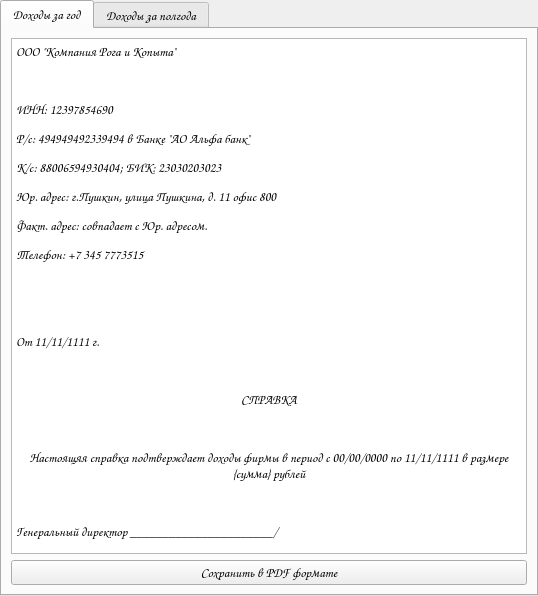
<?xml version="1.0" encoding="UTF-8"?>
<ui version="4.0">
 <class>Form</class>
 <widget class="QWidget" name="Form">
  <property name="windowModality">
   <enum>Qt::ApplicationModal</enum>
  </property>
  <property name="geometry">
   <rect>
    <x>0</x>
    <y>0</y>
    <width>538</width>
    <height>596</height>
   </rect>
  </property>
  <property name="minimumSize">
   <size>
    <width>538</width>
    <height>596</height>
   </size>
  </property>
  <property name="maximumSize">
   <size>
    <width>538</width>
    <height>596</height>
   </size>
  </property>
  <property name="font">
   <font>
    <family>Comic Sans MS</family>
    <pointsize>10</pointsize>
   </font>
  </property>
  <property name="windowTitle">
   <string>Справки</string>
  </property>
  <property name="windowIcon">
   <iconset resource="../image.qrc">
    <normaloff>:/newPrefix/images/python.ico</normaloff>:/newPrefix/images/python.ico</iconset>
  </property>
  <property name="locale">
   <locale language="Russian" country="Russia"/>
  </property>
  <layout class="QGridLayout" name="gridLayout">
   <property name="leftMargin">
    <number>0</number>
   </property>
   <property name="topMargin">
    <number>0</number>
   </property>
   <property name="rightMargin">
    <number>0</number>
   </property>
   <property name="bottomMargin">
    <number>0</number>
   </property>
   <property name="spacing">
    <number>0</number>
   </property>
   <item row="0" column="0">
    <widget class="QTabWidget" name="tabWidget">
     <property name="currentIndex">
      <number>0</number>
     </property>
     <widget class="QWidget" name="tab">
      <attribute name="title">
       <string>Доходы за год</string>
      </attribute>
      <layout class="QGridLayout" name="gridLayout_2">
       <item row="0" column="0">
        <widget class="QTextEdit" name="textEdit">
         <property name="html">
          <string>&lt;!DOCTYPE HTML PUBLIC &quot;-//W3C//DTD HTML 4.0//EN&quot; &quot;http://www.w3.org/TR/REC-html40/strict.dtd&quot;&gt;
&lt;html&gt;&lt;head&gt;&lt;meta name=&quot;qrichtext&quot; content=&quot;1&quot; /&gt;&lt;style type=&quot;text/css&quot;&gt;
p, li { white-space: pre-wrap; }
&lt;/style&gt;&lt;/head&gt;&lt;body style=&quot; font-family:'Comic Sans MS'; font-size:10pt; font-weight:400; font-style:normal;&quot;&gt;
&lt;p style=&quot; margin-top:12px; margin-bottom:12px; margin-left:0px; margin-right:0px; -qt-block-indent:0; text-indent:0px;&quot;&gt;ООО &amp;quot;Компания Рога и Копыта&amp;quot;&lt;/p&gt;
&lt;p style=&quot; margin-top:12px; margin-bottom:12px; margin-left:0px; margin-right:0px; -qt-block-indent:0; text-indent:0px;&quot;&gt; &lt;/p&gt;
&lt;p style=&quot; margin-top:12px; margin-bottom:12px; margin-left:0px; margin-right:0px; -qt-block-indent:0; text-indent:0px;&quot;&gt;ИНН: 12397854690&lt;/p&gt;
&lt;p style=&quot; margin-top:12px; margin-bottom:12px; margin-left:0px; margin-right:0px; -qt-block-indent:0; text-indent:0px;&quot;&gt;Р/c: 494949492339494 в Банке &amp;quot;АО Альфа банк&amp;quot;&lt;/p&gt;
&lt;p style=&quot; margin-top:12px; margin-bottom:12px; margin-left:0px; margin-right:0px; -qt-block-indent:0; text-indent:0px;&quot;&gt;К/с: 88006594930404; БИК: 23030203023&lt;/p&gt;
&lt;p style=&quot; margin-top:12px; margin-bottom:12px; margin-left:0px; margin-right:0px; -qt-block-indent:0; text-indent:0px;&quot;&gt;Юр. адрес: г.Пушкин, улица Пушкина, д. 11 офис 800&lt;/p&gt;
&lt;p style=&quot; margin-top:12px; margin-bottom:12px; margin-left:0px; margin-right:0px; -qt-block-indent:0; text-indent:0px;&quot;&gt;Факт. адрес: совпадает с Юр. адресом.&lt;/p&gt;
&lt;p style=&quot; margin-top:12px; margin-bottom:12px; margin-left:0px; margin-right:0px; -qt-block-indent:0; text-indent:0px;&quot;&gt;Телефон: +7 345 7773515&lt;/p&gt;
&lt;p style=&quot; margin-top:12px; margin-bottom:12px; margin-left:0px; margin-right:0px; -qt-block-indent:0; text-indent:0px;&quot;&gt; &lt;/p&gt;
&lt;p style=&quot; margin-top:12px; margin-bottom:12px; margin-left:0px; margin-right:0px; -qt-block-indent:0; text-indent:0px;&quot;&gt; &lt;/p&gt;
&lt;p style=&quot; margin-top:12px; margin-bottom:12px; margin-left:0px; margin-right:0px; -qt-block-indent:0; text-indent:0px;&quot;&gt;От 11/11/1111 г.&lt;/p&gt;
&lt;p style=&quot; margin-top:12px; margin-bottom:12px; margin-left:0px; margin-right:0px; -qt-block-indent:0; text-indent:0px;&quot;&gt; &lt;/p&gt;
&lt;p align=&quot;center&quot; style=&quot; margin-top:0px; margin-bottom:0px; margin-left:0px; margin-right:0px; -qt-block-indent:0; text-indent:0px;&quot;&gt;&lt;span style=&quot; font-weight:600;&quot;&gt;СПРАВКА&lt;/span&gt;&lt;/p&gt;
&lt;p style=&quot; margin-top:12px; margin-bottom:12px; margin-left:0px; margin-right:0px; -qt-block-indent:0; text-indent:0px;&quot;&gt; &lt;/p&gt;
&lt;p align=&quot;center&quot; style=&quot; margin-top:0px; margin-bottom:0px; margin-left:0px; margin-right:0px; -qt-block-indent:0; text-indent:0px;&quot;&gt;Настоящяя справка подтверждает доходы фирмы в период с 00/00/0000 по 11/11/1111 в размере {сумма} рублей&lt;/p&gt;
&lt;p style=&quot; margin-top:12px; margin-bottom:12px; margin-left:0px; margin-right:0px; -qt-block-indent:0; text-indent:0px;&quot;&gt; &lt;/p&gt;
&lt;p style=&quot; margin-top:12px; margin-bottom:12px; margin-left:0px; margin-right:0px; -qt-block-indent:0; text-indent:0px;&quot;&gt;Генеральный директор ______________________/ &lt;/p&gt;&lt;/body&gt;&lt;/html&gt;</string>
         </property>
        </widget>
       </item>
       <item row="1" column="0">
        <widget class="QPushButton" name="pushButton">
         <property name="text">
          <string>Сохранить в PDF формате</string>
         </property>
        </widget>
       </item>
      </layout>
     </widget>
     <widget class="QWidget" name="tab_2">
      <attribute name="title">
       <string>Доходы за полгода</string>
      </attribute>
      <layout class="QGridLayout" name="gridLayout_3">
       <item row="0" column="0">
        <widget class="QTextEdit" name="textEdit_2">
         <property name="html">
          <string>&lt;!DOCTYPE HTML PUBLIC &quot;-//W3C//DTD HTML 4.0//EN&quot; &quot;http://www.w3.org/TR/REC-html40/strict.dtd&quot;&gt;
&lt;html&gt;&lt;head&gt;&lt;meta name=&quot;qrichtext&quot; content=&quot;1&quot; /&gt;&lt;style type=&quot;text/css&quot;&gt;
p, li { white-space: pre-wrap; }
&lt;/style&gt;&lt;/head&gt;&lt;body style=&quot; font-family:'Comic Sans MS'; font-size:10pt; font-weight:400; font-style:normal;&quot;&gt;
&lt;p style=&quot; margin-top:12px; margin-bottom:12px; margin-left:0px; margin-right:0px; -qt-block-indent:0; text-indent:0px;&quot;&gt;ООО &amp;quot;Компания Рога и Копыта&amp;quot;&lt;/p&gt;
&lt;p style=&quot; margin-top:12px; margin-bottom:12px; margin-left:0px; margin-right:0px; -qt-block-indent:0; text-indent:0px;&quot;&gt; &lt;/p&gt;
&lt;p style=&quot; margin-top:12px; margin-bottom:12px; margin-left:0px; margin-right:0px; -qt-block-indent:0; text-indent:0px;&quot;&gt;ИНН: 12397854690&lt;/p&gt;
&lt;p style=&quot; margin-top:12px; margin-bottom:12px; margin-left:0px; margin-right:0px; -qt-block-indent:0; text-indent:0px;&quot;&gt;Р/c: 494949492339494 в Банке &amp;quot;АО Альфа банк&amp;quot;&lt;/p&gt;
&lt;p style=&quot; margin-top:12px; margin-bottom:12px; margin-left:0px; margin-right:0px; -qt-block-indent:0; text-indent:0px;&quot;&gt;К/с: 88006594930404; БИК: 23030203023&lt;/p&gt;
&lt;p style=&quot; margin-top:12px; margin-bottom:12px; margin-left:0px; margin-right:0px; -qt-block-indent:0; text-indent:0px;&quot;&gt;Юр. адрес: г.Пушкин, улица Пушкина, д. 11 офис 800&lt;/p&gt;
&lt;p style=&quot; margin-top:12px; margin-bottom:12px; margin-left:0px; margin-right:0px; -qt-block-indent:0; text-indent:0px;&quot;&gt;Факт. адрес: совпадает с Юр. адресом.&lt;/p&gt;
&lt;p style=&quot; margin-top:12px; margin-bottom:12px; margin-left:0px; margin-right:0px; -qt-block-indent:0; text-indent:0px;&quot;&gt;Телефон: +7 345 7773515&lt;/p&gt;
&lt;p style=&quot; margin-top:12px; margin-bottom:12px; margin-left:0px; margin-right:0px; -qt-block-indent:0; text-indent:0px;&quot;&gt; &lt;/p&gt;
&lt;p style=&quot; margin-top:12px; margin-bottom:12px; margin-left:0px; margin-right:0px; -qt-block-indent:0; text-indent:0px;&quot;&gt; &lt;/p&gt;
&lt;p style=&quot; margin-top:12px; margin-bottom:12px; margin-left:0px; margin-right:0px; -qt-block-indent:0; text-indent:0px;&quot;&gt;От 11/11/1111 г.&lt;/p&gt;
&lt;p style=&quot; margin-top:12px; margin-bottom:12px; margin-left:0px; margin-right:0px; -qt-block-indent:0; text-indent:0px;&quot;&gt; &lt;/p&gt;
&lt;p align=&quot;center&quot; style=&quot; margin-top:0px; margin-bottom:0px; margin-left:0px; margin-right:0px; -qt-block-indent:0; text-indent:0px;&quot;&gt;&lt;span style=&quot; font-weight:600;&quot;&gt;СПРАВКА&lt;/span&gt;&lt;/p&gt;
&lt;p style=&quot; margin-top:12px; margin-bottom:12px; margin-left:0px; margin-right:0px; -qt-block-indent:0; text-indent:0px;&quot;&gt; &lt;/p&gt;
&lt;p align=&quot;center&quot; style=&quot; margin-top:0px; margin-bottom:0px; margin-left:0px; margin-right:0px; -qt-block-indent:0; text-indent:0px;&quot;&gt;Настоящяя справка подтверждает доходы фирмы в период с 00/00/0000 по 11/11/1111 в размере {сумма} рублей&lt;/p&gt;
&lt;p style=&quot; margin-top:12px; margin-bottom:12px; margin-left:0px; margin-right:0px; -qt-block-indent:0; text-indent:0px;&quot;&gt; &lt;/p&gt;
&lt;p style=&quot; margin-top:12px; margin-bottom:12px; margin-left:0px; margin-right:0px; -qt-block-indent:0; text-indent:0px;&quot;&gt;Генеральный директор ______________________/ &lt;/p&gt;&lt;/body&gt;&lt;/html&gt;</string>
         </property>
        </widget>
       </item>
       <item row="1" column="0">
        <widget class="QPushButton" name="pushButton_2">
         <property name="text">
          <string>Сохранить в PDF формате</string>
         </property>
        </widget>
       </item>
      </layout>
     </widget>
    </widget>
   </item>
  </layout>
 </widget>
 <resources>
  <include location="../image.qrc"/>
 </resources>
 <connections/>
</ui>
